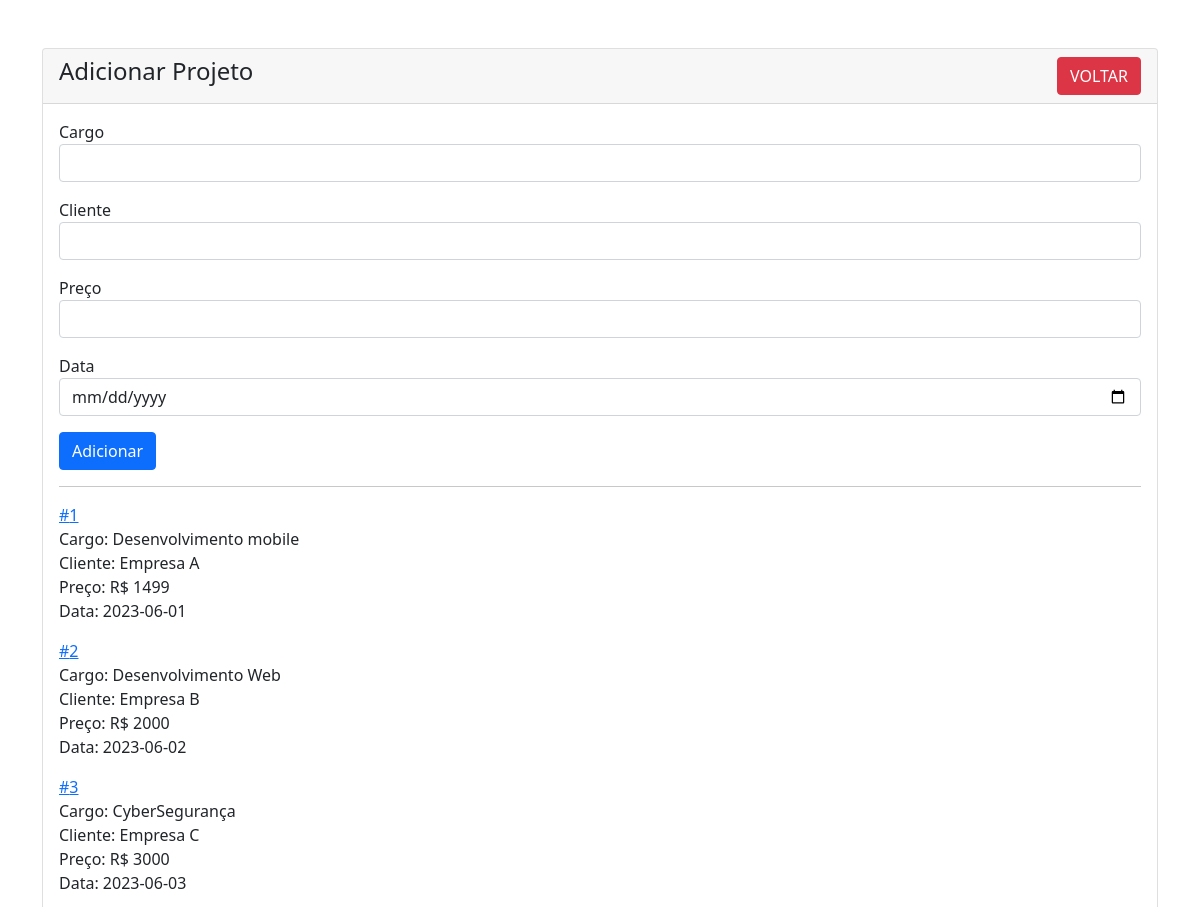
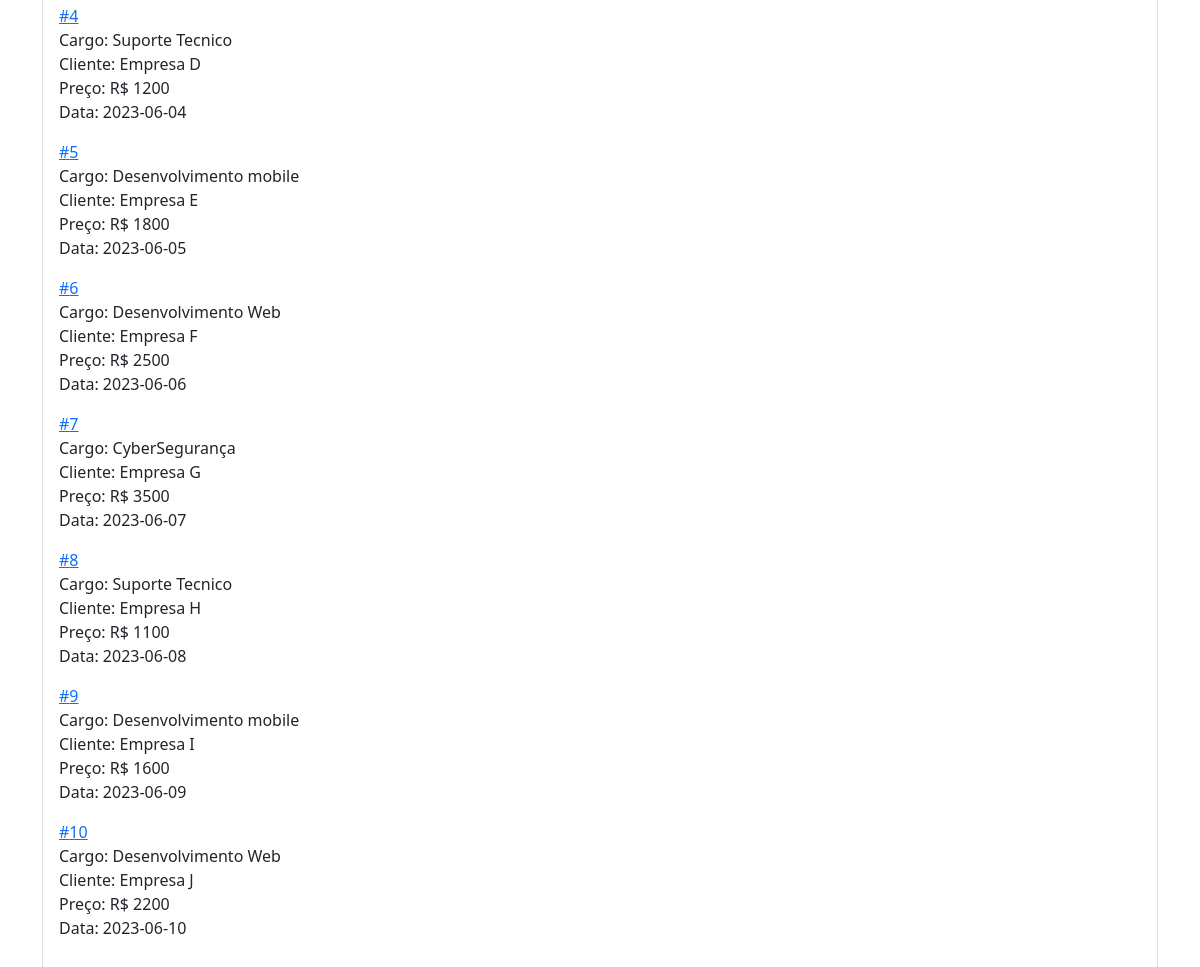
The page /view/sistema/projeto.php on the database its author committed (2 pictures, top to bottom).
### tables this page shows
CREATE TABLE `projeto` (
  `id` int(11) NOT NULL,
  `cargo` varchar(30) DEFAULT NULL,
  `cliente` varchar(30) DEFAULT NULL,
  `preco` int(30) DEFAULT NULL,
  `data` date DEFAULT NULL
);

### model/ProjetoModel.php (called while the page is built, shortened)
<?php
function listar()
{
    $con = conectar();
    $sql = "SELECT * FROM projeto";
    $resultado = $con->query($sql);
    $dados = array();
    while ($d = $resultado->fetch_assoc()) {
        $dados[] = $d;
    }
    return $dados;
}
?>

### view/sistema/projeto.php (the view, shortened to what this page needs)
<?php
include_once "../model/ProjetoModel.php";
$projetos = listar();
?>
<!DOCTYPE html>
<html lang="pt-BR">
<head>
    <link href="https://cdn.jsdelivr.net/npm/bootstrap@5.1.3/dist/css/bootstrap.min.css" rel="stylesheet">
</head>
<body>
    <div class="container mt-5">
        <div class="row">
            <div class="col-md-12">
                <div class="card">
                    <div class="card-header">
                        <h4>Adicionar Projeto
                            <a href="SistemaController.php" class="btn btn-danger float-end">VOLTAR</a>
                        </h4>
                    </div>
                    <div class="card-body">
                        <form action="" method="POST">
                            <div class="mb-3">
                                <label>Cargo</label>
                                <input type="text" name="cargo" class="form-control">
                            </div>
                            <div class="mb-3">
                                <label>Cliente</label>
                                <input type="text" name="cliente" class="form-control">
                            </div>
                            <div class="mb-3">
                                <label>Preço</label>
                                <input type="number" name="preco" class="form-control">
                            </div>
                            <div class="mb-3">
                                <label>Data</label>
                                <input type="date" name="data" class="form-control">
                            </div>
                            <div class="mb-3">
                                <button type="submit" name="adicionar" class="btn btn-primary">Adicionar</button>
                            </div>
                        </form>
                        <hr>
                        <?php if (isset($projetos) && count($projetos) > 0) : ?>
                            <?php foreach ($projetos as $projeto) : ?>
                                <p>
                                    <a href="?id=<?= $projeto['id'] ?>">
                                        #<?= $projeto['id'] ?><br>
                                    </a>
                                    Cargo: <?= $projeto['cargo'] ?><br>
                                    Cliente: <?= $projeto['cliente'] ?><br>
                                    Preço: R$ <?= $projeto['preco'] ?><br>
                                    Data: <?= $projeto['data'] ?><br>
                                </p>
                            <?php endforeach ?>
                        <?php else : ?>
                            <p>Nenhum projeto encontrado</p>
                        <?php endif ?>
                    </div>
                </div>
            </div>
        </div>
    </div>
</body>
</html>

### rows shown on the page
projeto: id "1", cargo "Desenvolvimento mobile", cliente "Empresa A", preco "1499", data "2023-06-01"
projeto: id "2", cargo "Desenvolvimento Web", cliente "Empresa B", preco "2000", data "2023-06-02"
projeto: id "3", cargo "CyberSegurança", cliente "Empresa C", preco "3000", data "2023-06-03"
projeto: id "4", cargo "Suporte Tecnico", cliente "Empresa D", preco "1200", data "2023-06-04"
projeto: id "5", cargo "Desenvolvimento mobile", cliente "Empresa E", preco "1800", data "2023-06-05"
projeto: id "6", cargo "Desenvolvimento Web", cliente "Empresa F", preco "2500", data "2023-06-06"
projeto: id "7", cargo "CyberSegurança", cliente "Empresa G", preco "3500", data "2023-06-07"
projeto: id "8", cargo "Suporte Tecnico", cliente "Empresa H", preco "1100", data "2023-06-08"
projeto: id "9", cargo "Desenvolvimento mobile", cliente "Empresa I", preco "1600", data "2023-06-09"
projeto: id "10", cargo "Desenvolvimento Web", cliente "Empresa J", preco "2200", data "2023-06-10"
